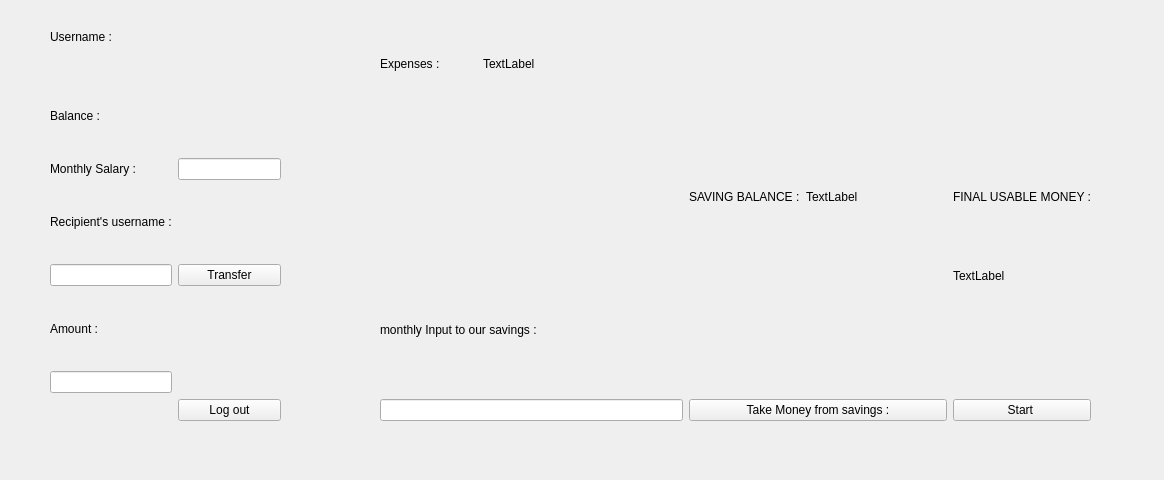
<?xml version="1.0" encoding="UTF-8"?>
<ui version="4.0">
 <class>SavingWindow</class>
 <widget class="QMainWindow" name="SavingWindow">
  <property name="geometry">
   <rect>
    <x>0</x>
    <y>0</y>
    <width>1164</width>
    <height>480</height>
   </rect>
  </property>
  <property name="windowTitle">
   <string>SavingWindow</string>
  </property>
  <widget class="QWidget" name="centralwidget">
   <widget class="QWidget" name="layoutWidget">
    <property name="geometry">
     <rect>
      <x>50</x>
      <y>0</y>
      <width>231</width>
      <height>421</height>
     </rect>
    </property>
    <layout class="QGridLayout" name="gridLayout">
     <item row="6" column="0">
      <widget class="QLineEdit" name="amount"/>
     </item>
     <item row="1" column="0">
      <widget class="QLabel" name="label_2">
       <property name="text">
        <string>Balance :</string>
       </property>
      </widget>
     </item>
     <item row="7" column="1">
      <widget class="QPushButton" name="pushButton_2">
       <property name="text">
        <string>Log out</string>
       </property>
      </widget>
     </item>
     <item row="0" column="1">
      <widget class="QLabel" name="usernameLabel">
       <property name="text">
        <string/>
       </property>
      </widget>
     </item>
     <item row="4" column="0">
      <widget class="QLineEdit" name="recipientUsername"/>
     </item>
     <item row="5" column="0">
      <widget class="QLabel" name="label_4">
       <property name="text">
        <string>Amount :</string>
       </property>
      </widget>
     </item>
     <item row="3" column="0">
      <widget class="QLabel" name="label_3">
       <property name="text">
        <string>Recipient's username :</string>
       </property>
      </widget>
     </item>
     <item row="0" column="0">
      <widget class="QLabel" name="label">
       <property name="text">
        <string>Username :</string>
       </property>
      </widget>
     </item>
     <item row="1" column="1">
      <widget class="QLabel" name="balanceLabel">
       <property name="text">
        <string/>
       </property>
      </widget>
     </item>
     <item row="3" column="1" rowspan="3">
      <widget class="QPushButton" name="transferButton">
       <property name="text">
        <string>Transfer</string>
       </property>
      </widget>
     </item>
     <item row="2" column="0">
      <widget class="QLabel" name="label_15">
       <property name="text">
        <string>Monthly Salary :</string>
       </property>
      </widget>
     </item>
     <item row="2" column="1">
      <widget class="QLineEdit" name="monthly_salary"/>
     </item>
    </layout>
   </widget>
   <widget class="QWidget" name="layoutWidget">
    <property name="geometry">
     <rect>
      <x>380</x>
      <y>0</y>
      <width>711</width>
      <height>421</height>
     </rect>
    </property>
    <layout class="QHBoxLayout" name="horizontalLayout_3">
     <item>
      <layout class="QVBoxLayout" name="verticalLayout_2">
       <item>
        <layout class="QHBoxLayout" name="horizontalLayout_2">
         <item>
          <widget class="QLabel" name="label_5">
           <property name="text">
            <string>Expenses :</string>
           </property>
          </widget>
         </item>
         <item>
          <widget class="QLabel" name="month_expense">
           <property name="text">
            <string>TextLabel</string>
           </property>
          </widget>
         </item>
         <item>
          <widget class="QLabel" name="label_8">
           <property name="text">
            <string/>
           </property>
          </widget>
         </item>
        </layout>
       </item>
       <item>
        <widget class="QLabel" name="label_10">
         <property name="text">
          <string/>
         </property>
        </widget>
       </item>
       <item>
        <widget class="QLabel" name="label_6">
         <property name="text">
          <string>monthly Input to our savings :</string>
         </property>
        </widget>
       </item>
       <item>
        <widget class="QLineEdit" name="saving_input"/>
       </item>
      </layout>
     </item>
     <item>
      <layout class="QVBoxLayout" name="verticalLayout_3">
       <item>
        <layout class="QHBoxLayout" name="horizontalLayout">
         <item>
          <widget class="QLabel" name="label_7">
           <property name="text">
            <string>SAVING BALANCE :</string>
           </property>
          </widget>
         </item>
         <item>
          <widget class="QLabel" name="total_saving_balance">
           <property name="text">
            <string>TextLabel</string>
           </property>
          </widget>
         </item>
         <item>
          <widget class="QLabel" name="label_17">
           <property name="text">
            <string>                     </string>
           </property>
          </widget>
         </item>
         <item>
          <widget class="QLabel" name="label_16">
           <property name="text">
            <string/>
           </property>
          </widget>
         </item>
        </layout>
       </item>
       <item>
        <widget class="QPushButton" name="take_all_savings">
         <property name="text">
          <string>Take Money from savings :</string>
         </property>
        </widget>
       </item>
      </layout>
     </item>
     <item>
      <layout class="QVBoxLayout" name="verticalLayout">
       <item>
        <widget class="QLabel" name="label_13">
         <property name="text">
          <string/>
         </property>
        </widget>
       </item>
       <item>
        <widget class="QLabel" name="label_14">
         <property name="text">
          <string/>
         </property>
        </widget>
       </item>
       <item>
        <widget class="QLabel" name="label_9">
         <property name="text">
          <string>FINAL USABLE MONEY :</string>
         </property>
        </widget>
       </item>
       <item>
        <widget class="QLabel" name="final_balance">
         <property name="text">
          <string>TextLabel</string>
         </property>
        </widget>
       </item>
       <item>
        <widget class="QLabel" name="label_12">
         <property name="text">
          <string/>
         </property>
        </widget>
       </item>
       <item>
        <widget class="QPushButton" name="startButton">
         <property name="text">
          <string>Start </string>
         </property>
        </widget>
       </item>
      </layout>
     </item>
    </layout>
   </widget>
  </widget>
  <widget class="QMenuBar" name="menubar">
   <property name="geometry">
    <rect>
     <x>0</x>
     <y>0</y>
     <width>1164</width>
     <height>22</height>
    </rect>
   </property>
  </widget>
 </widget>
 <resources/>
 <connections/>
</ui>
